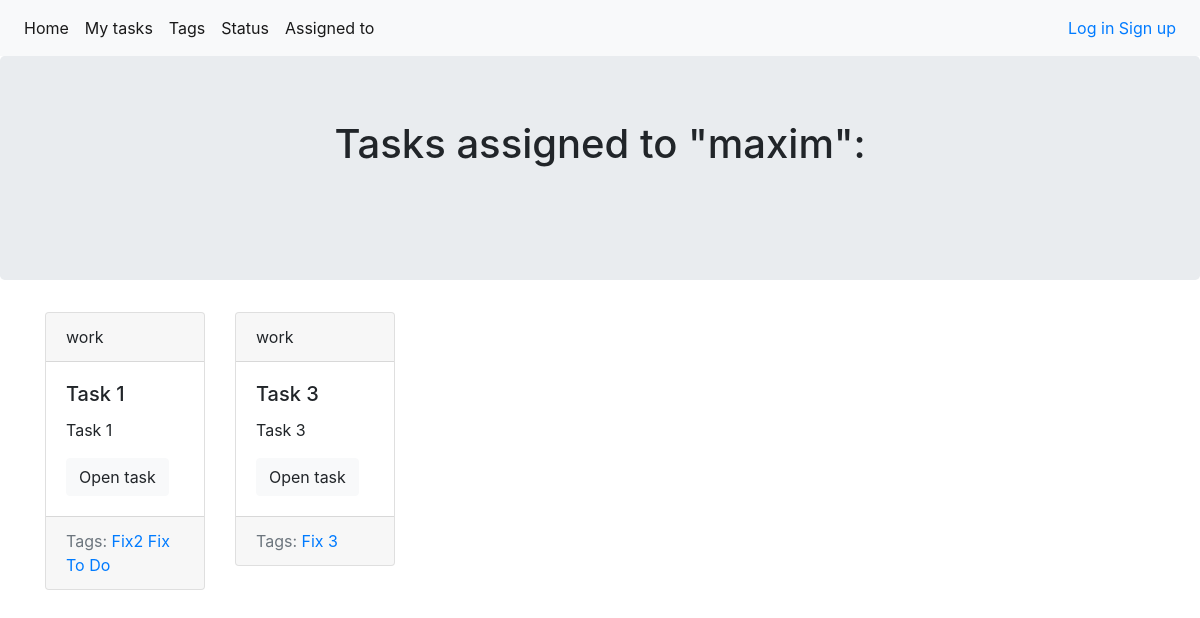
Screenshot of /tasks/assigned/1/ with the database file from the repository.
### tasks/models.py (models this page shows, shortened)
class Task(models.Model):
    name = models.CharField(max_length=200)
    description = models.TextField(blank=True)
    status = models.ForeignKey(
        TaskStatus,
        default=get_default_status,
        on_delete=models.CASCADE
    )
    creator = models.ForeignKey(
        User,
        on_delete=models.SET_NULL,
        null=True,
        blank=True,
        related_name='creator'
    )
    assigned_to = models.ForeignKey(
        User,
        on_delete=models.SET_NULL,
        null=True,
        blank=True,
        related_name='assigned_to'
    )
    tags = models.ManyToManyField('Tag', blank=True, related_name='tasks')
    def get_absolute_url(self):
        return reverse('tasks:task_detail_url', kwargs={'pk': self.id})

class TaskStatus(models.Model):
    NEW = 'new'
    WORK = 'work'
    TEST = 'test'
    DONE = 'done'
    STATUS_OPTIONS = [
        (NEW, 'New'),
        (WORK, 'In work'),
        (TEST, 'Testing'),
        (DONE, 'Done'),
    ]
    name = models.CharField(
        max_length=4,
        choices=STATUS_OPTIONS,
        unique=True,
        default=NEW,
    )
    def __str__(self):
        return self.name

class Tag(models.Model):
    title = models.CharField(max_length=50, unique=True)
    def get_absolute_url(self):
        return reverse('tasks:tag_detail_url', kwargs={'pk': self.id})

### tasks/views.py (the view)
# urls.py: path('assigned/<int:pk>/', views.AssignedToDetail.as_view(),
class AssignedToDetail(generic.DetailView):
    model = User
    template_name = 'tasks/assigned_to_detail.html'

### tasks/templates/tasks/assigned_to_detail.html (shortened to what this page needs)
{% extends 'tasks/base_tasks.html' %}
{% block heading %}
<h1 class='mb-5'>Tasks assigned to "{{ user.username }}":</h1>
{% endblock %}
{% block content %}
<div class="container">
    <div class="row">
        {% for task in user.assigned_to.all %}
        {% include 'tasks/includes/task_card_template.html' %}
        {% endfor %}
    </div>
</div>
{% endblock %}

### tasks/templates/tasks/includes/task_card_template.html
<div class="col-sm-2">
    <div class="card mb-3">
        <div class="card-header">
            {{ task.status }}
        </div>
        <div class="card-body">
            <h5 class="card-title">{{ task.name }}</h5>
            <p class="card-text">{{ task.description|truncatewords:10 }}</p>
            <a href="{{ task.get_absolute_url }}" class="btn btn-light">Open task</a>
        </div>
        <div class="card-footer text-muted">
            Tags:
            {% for tag in task.tags.all %}
            <a href="{{ tag.get_absolute_url }}">{{ tag.title }}</a>
            {% endfor %}
        </div>
    </div>
</div>

### rows the page displays
Task: status "work", name "Task 1", description "Task 1"
Tag: title "Fix2"
Tag: title "Fix"
Tag: title "To Do"
Task: status "work", name "Task 3", description "Task 3"
Tag: title "Fix 3"

### other values shown
{{ user.username }} "maxim"
